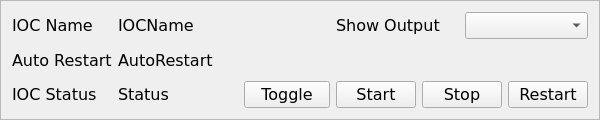
    <widget class="QFrame" name="frame">
     <property name="minimumSize">
      <size>
       <width>600</width>
       <height>120</height>
      </size>
     </property>
     <property name="font">
      <font>
       <family>DejaVu Sans</family>
       <pointsize>12</pointsize>
      </font>
     </property>
     <property name="frameShape">
      <enum>QFrame::StyledPanel</enum>
     </property>
     <property name="lineWidth">
      <number>1</number>
     </property>
     <layout class="QGridLayout" name="gridLayout_2">
      <item row="2" column="1">
       <widget class="PyDMLabel" name="PyDMLabel_2">
        <property name="sizePolicy">
         <sizepolicy hsizetype="Minimum" vsizetype="Preferred">
          <horstretch>0</horstretch>
          <verstretch>0</verstretch>
         </sizepolicy>
        </property>
        <property name="minimumSize">
         <size>
          <width>120</width>
          <height>0</height>
         </size>
        </property>
        <property name="font">
         <font>
          <family>DejaVu Sans</family>
          <pointsize>12</pointsize>
         </font>
        </property>
        <property name="toolTip">
         <string/>
        </property>
        <property name="text">
         <string>Status</string>
        </property>
        <property name="channel" stdset="0">
         <string>ca://${P}:STATUS</string>
        </property>
       </widget>
      </item>
      <item row="2" column="2">
       <widget class="PyDMPushButton" name="PyDMPushButton">
        <property name="sizePolicy">
         <sizepolicy hsizetype="Minimum" vsizetype="Fixed">
          <horstretch>0</horstretch>
          <verstretch>0</verstretch>
         </sizepolicy>
        </property>
        <property name="font">
         <font>
          <family>DejaVu Sans</family>
          <pointsize>12</pointsize>
         </font>
        </property>
        <property name="toolTip">
         <string/>
        </property>
        <property name="text">
         <string>Toggle</string>
        </property>
        <property name="channel" stdset="0">
         <string>ca://${P}:TOGGLE</string>
        </property>
        <property name="confirmMessage" stdset="0">
         <string>Are you sure you want to proceed (${P})?</string>
        </property>
        <property name="pressValue" stdset="0">
         <string>1</string>
        </property>
       </widget>
      </item>
      <item row="1" column="1" colspan="2">
       <widget class="PyDMLabel" name="PyDMLabel_3">
        <property name="sizePolicy">
         <sizepolicy hsizetype="Minimum" vsizetype="Preferred">
          <horstretch>0</horstretch>
          <verstretch>0</verstretch>
         </sizepolicy>
        </property>
        <property name="minimumSize">
         <size>
          <width>120</width>
          <height>0</height>
         </size>
        </property>
        <property name="font">
         <font>
          <family>DejaVu Sans</family>
          <pointsize>12</pointsize>
         </font>
        </property>
        <property name="toolTip">
         <string/>
        </property>
        <property name="text">
         <string>AutoRestart</string>
        </property>
        <property name="channel" stdset="0">
         <string>ca://${P}:AUTORESTART</string>
        </property>
       </widget>
      </item>
      <item row="0" column="1" colspan="2">
       <widget class="PyDMLabel" name="PyDMLabel_4">
        <property name="sizePolicy">
         <sizepolicy hsizetype="Minimum" vsizetype="Preferred">
          <horstretch>0</horstretch>
          <verstretch>0</verstretch>
         </sizepolicy>
        </property>
        <property name="minimumSize">
         <size>
          <width>120</width>
          <height>0</height>
         </size>
        </property>
        <property name="font">
         <font>
          <family>DejaVu Sans</family>
          <pointsize>12</pointsize>
         </font>
        </property>
        <property name="toolTip">
         <string/>
        </property>
        <property name="text">
         <string>IOCName</string>
        </property>
        <property name="channel" stdset="0">
         <string>ca://${P}:IOCNAME</string>
        </property>
       </widget>
      </item>
      <item row="0" column="0">
       <widget class="QLabel" name="label_2">
        <property name="sizePolicy">
         <sizepolicy hsizetype="Minimum" vsizetype="Preferred">
          <horstretch>0</horstretch>
          <verstretch>0</verstretch>
         </sizepolicy>
        </property>
        <property name="font">
         <font>
          <family>DejaVu Sans</family>
          <pointsize>12</pointsize>
         </font>
        </property>
        <property name="text">
         <string>IOC Name</string>
        </property>
       </widget>
      </item>
      <item row="2" column="0">
       <widget class="QLabel" name="label_3">
        <property name="sizePolicy">
         <sizepolicy hsizetype="Minimum" vsizetype="Preferred">
          <horstretch>0</horstretch>
          <verstretch>0</verstretch>
         </sizepolicy>
        </property>
        <property name="font">
         <font>
          <family>DejaVu Sans</family>
          <pointsize>12</pointsize>
         </font>
        </property>
        <property name="text">
         <string>IOC Status</string>
        </property>
       </widget>
      </item>
      <item row="2" column="3" colspan="2">
       <layout class="QHBoxLayout" name="horizontalLayout">
        <item>
         <widget class="PyDMPushButton" name="PyDMPushButton_4">
          <property name="font">
           <font>
            <family>DejaVu Sans</family>
            <pointsize>12</pointsize>
           </font>
          </property>
          <property name="toolTip">
           <string/>
          </property>
          <property name="text">
           <string>Start</string>
          </property>
          <property name="channel" stdset="0">
           <string>ca://${P}:START</string>
          </property>
          <property name="confirmMessage" stdset="0">
           <string>Are you sure you want to proceed (${P})?</string>
          </property>
          <property name="pressValue" stdset="0">
           <string>1</string>
          </property>
         </widget>
        </item>
        <item>
         <widget class="PyDMPushButton" name="PyDMPushButton_3">
          <property name="font">
           <font>
            <family>DejaVu Sans</family>
            <pointsize>12</pointsize>
           </font>
          </property>
          <property name="toolTip">
           <string/>
          </property>
          <property name="text">
           <string>Stop</string>
          </property>
          <property name="channel" stdset="0">
           <string>ca://${P}:STOP</string>
          </property>
          <property name="confirmMessage" stdset="0">
           <string>Are you sure you want to proceed (${P})?</string>
          </property>
          <property name="pressValue" stdset="0">
           <string>1</string>
          </property>
         </widget>
        </item>
        <item>
         <widget class="PyDMPushButton" name="PyDMPushButton_2">
          <property name="font">
           <font>
            <family>DejaVu Sans</family>
            <pointsize>12</pointsize>
           </font>
          </property>
          <property name="toolTip">
           <string/>
          </property>
          <property name="text">
           <string>Restart</string>
          </property>
          <property name="channel" stdset="0">
           <string>ca://${P}:RESTART</string>
          </property>
          <property name="confirmMessage" stdset="0">
           <string>Are you sure you want to proceed (${P})?</string>
          </property>
          <property name="pressValue" stdset="0">
           <string>1</string>
          </property>
         </widget>
        </item>
       </layout>
      </item>
      <item row="0" column="3">
       <widget class="QLabel" name="label_5">
        <property name="font">
         <font>
          <family>DejaVu Sans</family>
          <pointsize>12</pointsize>
         </font>
        </property>
        <property name="text">
         <string>Show Output</string>
        </property>
       </widget>
      </item>
      <item row="0" column="4">
       <widget class="PyDMEnumComboBox" name="PyDMEnumComboBox">
        <property name="font">
         <font>
          <family>DejaVu Sans</family>
          <pointsize>12</pointsize>
         </font>
        </property>
        <property name="toolTip">
         <string/>
        </property>
        <property name="channel" stdset="0">
         <string>ca://${P}:SHOWOUT</string>
        </property>
       </widget>
      </item>
      <item row="1" column="0">
       <widget class="QLabel" name="label_4">
        <property name="sizePolicy">
         <sizepolicy hsizetype="Minimum" vsizetype="Preferred">
          <horstretch>0</horstretch>
          <verstretch>0</verstretch>
         </sizepolicy>
        </property>
        <property name="font">
         <font>
          <family>DejaVu Sans</family>
          <pointsize>12</pointsize>
         </font>
        </property>
        <property name="text">
         <string>Auto Restart</string>
        </property>
       </widget>
      </item>
     </layout>
    </widget>
